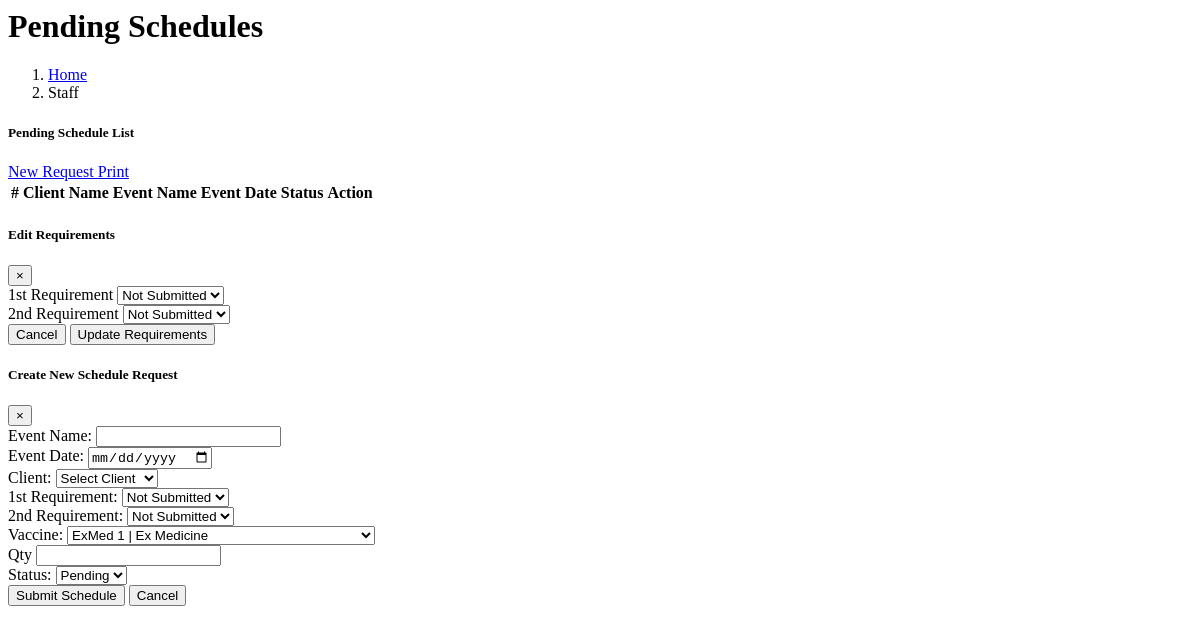
Page /administrator/dashboard/schedules/pending.php on the earlier database version.
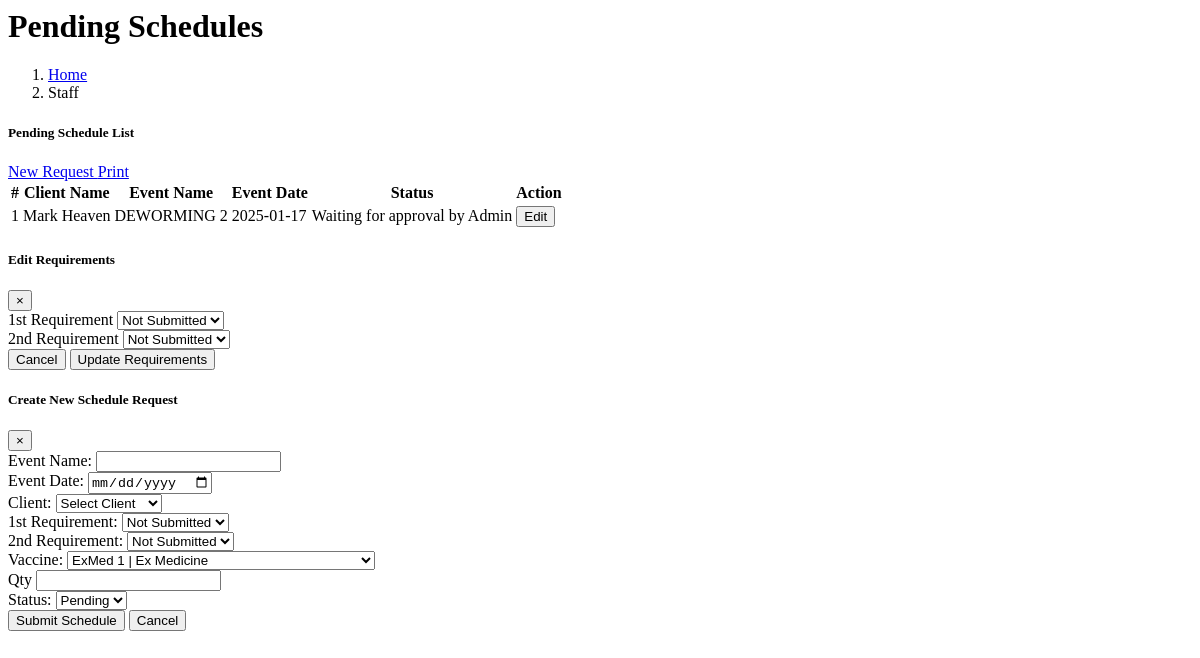
Same page on the later database version.
### tables this page shows
CREATE TABLE `schedule` (
  `SCHEDULE_ID` int(11) NOT NULL,
  `VACCINE_TYPE_ID` int(11) NOT NULL DEFAULT 0,
  `QTY_USED` varchar(50) NOT NULL,
  `EVENT_NAME` varchar(255) NOT NULL,
  `EVENT_DATE` date NOT NULL,
  `CLIENT_ID` int(11) NOT NULL,
  `1ST_REQUIREMENT` varchar(255) NOT NULL DEFAULT '0' COMMENT '0= Not Submitted \r\n1= Submitted ',
  `2ND_REQUIREMENT` varchar(255) NOT NULL DEFAULT '0' COMMENT '0= Not Submitted \r\n1= Submitted ',
  `STATUS` varchar(255) DEFAULT '0' COMMENT '1=accept, 2=reject	',
  `isCompleted` varchar(255) DEFAULT '0',
  `CREATED_AT` timestamp NOT NULL DEFAULT current_timestamp() ON UPDATE current_timestamp()
);

### administrator/dashboard/schedules/pending.php (shortened to what the changed rows need)
<div class="content-wrapper">
  <div class="content-header">
    <div class="container-fluid">
      <div class="row mb-1 align-items-center">
        <div class="col-sm-6">
          <h1 class="m-0 text-primary"><i class="fas fa-users"></i> Pending Schedules</h1>
        </div>
      </div>
    </div>
  </div>
  <section class="content">
  <div class="container-fluid p-3">
    <div class="row">
      <div class="col-12">
        <div class="card shadow-lg rounded">
          <div class="card-body">
            <div class="table-responsive">
              <table id="scheduleTBL" class="table table-striped table-hover table-bordered">
                <thead class="thead-dark">
                  <tr>
                    <th>#</th>
                    <th>Client Name</th>
                    <th>Event Name</th>
                    <th>Event Date</th>
                    <th>Status</th>
                    <th>Action</th>
                  </tr>
                </thead>
                <tbody>
                  <?php
                  require("connection/connection.php");
                  $query = "SELECT
                        s.SCHEDULE_ID,
                        CONCAT(c.FNAME, ' ', c.LNAME) AS `name`,
                        s.EVENT_NAME,
                        s.EVENT_DATE,
                        s.1ST_REQUIREMENT,
                        s.2ND_REQUIREMENT,
                        CASE
                            WHEN s.isCompleted = '1' THEN 'Approved Schedule'
                            WHEN s.1ST_REQUIREMENT = '1' and s.2ND_REQUIREMENT = '1'
                            THEN 'Waiting for approval by Admin'
                            ELSE 'Pending'
                        END AS `sched_status`
                    FROM schedule s
                    JOIN client c ON s.CLIENT_ID = c.CLIENT_ID
                    WHERE s.`STATUS` = '0'
                    ORDER BY s.EVENT_DATE;";
                  $result = mysqli_query($con, $query);
                  $rows = mysqli_fetch_all($result, MYSQLI_ASSOC);
                  $i = 1;
                  foreach ($rows as $sched) { ?>
                  <tr>
                    <td><?=$i; ?></td>
                    <td><?=$sched['name']; ?></td>
                    <td><?=$sched['EVENT_NAME']; ?></td>
                    <td><?=$sched['EVENT_DATE']; ?></td>
                    <td class="<?= $sched['sched_status'] == 'Pending' || $sched['sched_status'] == 'Waiting for approval by Admin' ? 'text-danger' : 'text-success'; ?>">
                          <?= htmlspecialchars($sched['sched_status']); ?>
                    </td>
                    <td>
                      <button class="btn btn-sm btn-warning edit-btn"
                              data-id="<?= $sched['SCHEDULE_ID']; ?>"
                              data-1st="<?= $sched['1ST_REQUIREMENT']; ?>"
                              data-2nd="<?= $sched['2ND_REQUIREMENT']; ?>"
                              data-toggle="modal"
                              data-target="#editRequirementsModal">
                      Edit
                      </button>
                      </td>
                  </tr>
                  <?php $i++; } ?>
                </tbody>
              </table>
            </div>
          </div>
        </div>
      </div>
    </div>
  </div>
</section>

Differences in the rows shown:
added schedule: name "Mark Heaven", EVENT_NAME "DEWORMING 2", EVENT_DATE "2025-01-17", sched_status "Waiting for approval by Admin"
